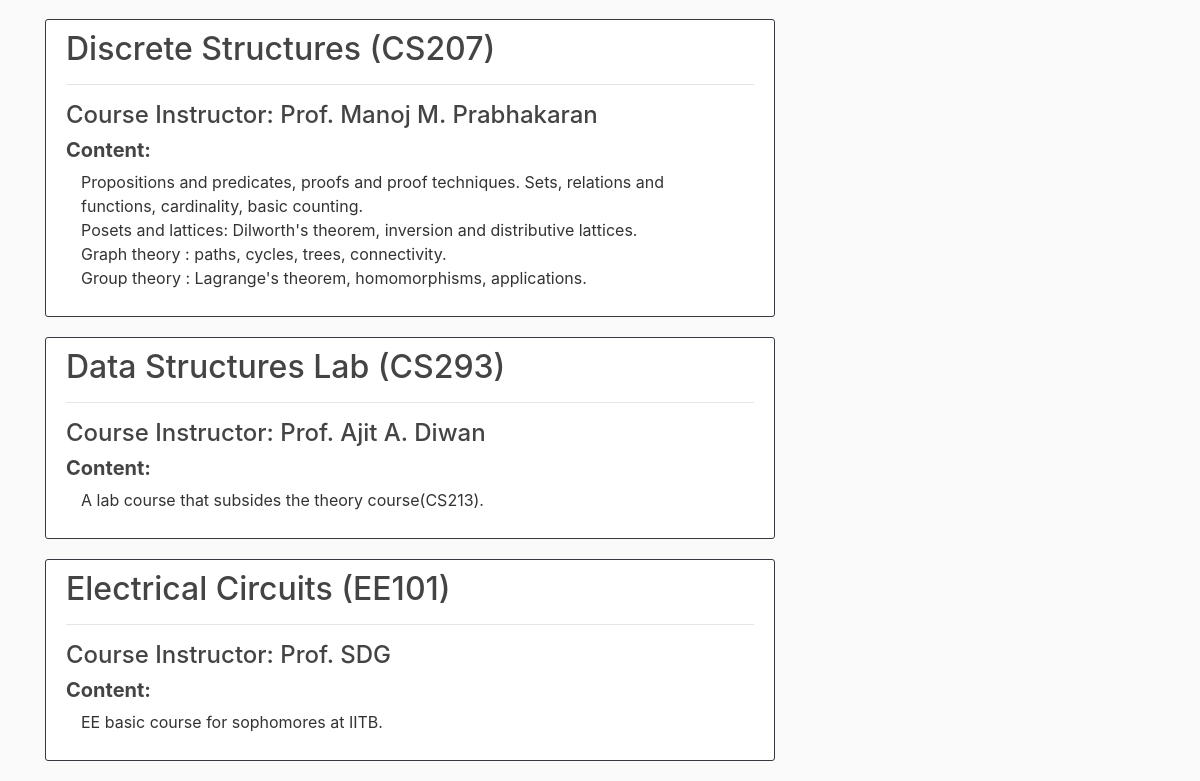
The app's page / (signed in, lower part), older data.
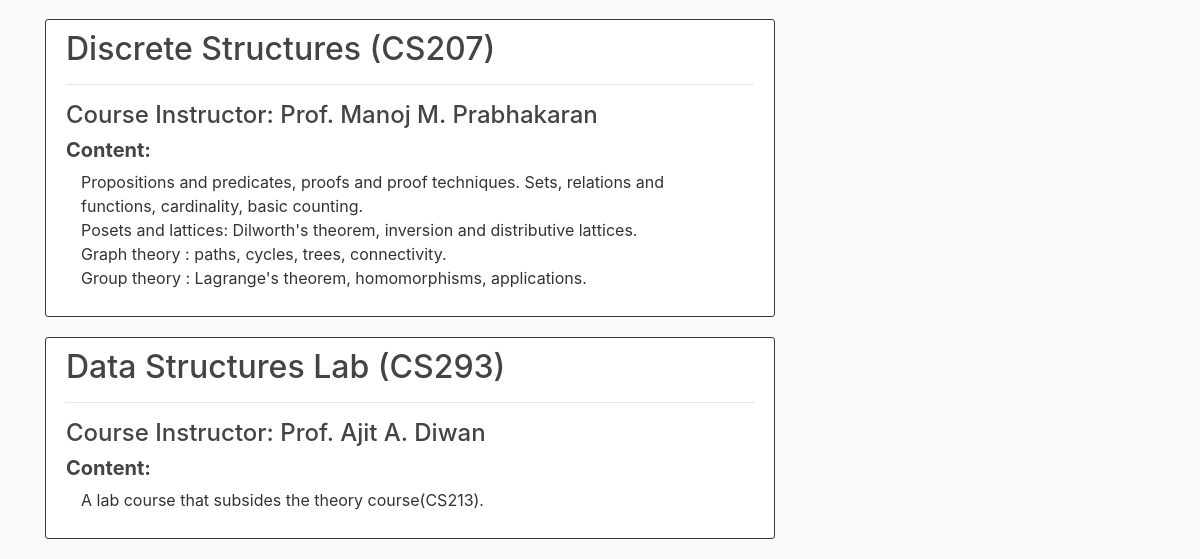
The same page, newer data.
### courses/models.py (models this page shows, shortened)
class Course(models.Model):
    course_name = models.CharField(max_length=40)
    course_instructor = models.CharField(max_length=50, default="")
    course_code = models.CharField(max_length=50)
    details = models.TextField()
    rating = models.IntegerField(default = 0)
    course_likes = models.ManyToManyField(User, related_name='likes', blank = True)
    course_dislikes = models.ManyToManyField(User, related_name='dislikes', blank = True)

### courses/views.py (the view)
# urls.py: path('', CourseListView.as_view(), name = "courses_home"),
class CourseListView(LoginRequiredMixin, ListView):
    model = Course
    template_name = "courses/home.html"
    context_object_name = "courses"
    ordering = ['-rating']

### courses/templates/courses/home.html
{% extends "courses/base.html" %}
{% block content %}
    {% for course in courses %}
        <article class="media content-section border border-dark clearfix">
            <div class="media-body">
            <h2><a class="article-title" href="{% url 'courses_detail' course.id %}">{{ course.course_name }} ({{ course.course_code }})</a></h2>
            <hr>
            <h4 class="article-content"> Course Instructor: {{ course.course_instructor }}</h4>
            <h5><b>Content:</b></h5>
            <div class = "container">
                <p class="article-content">{{ course.details }}</p>
            </div>
            </div>
        </article>
    {% endfor %}
{% endblock content %}

### courses/templates/courses/base.html (shortened to what this page needs)
{% load static %}
<!DOCTYPE html>
<html>
<head>
    <link rel="stylesheet" href="https://stackpath.bootstrapcdn.com/bootstrap/4.3.1/css/bootstrap.min.css">
    <link rel="stylesheet" type="text/css" href="{% static 'courses/main.css' %}">
    <link rel="stylesheet" href="https://cdnjs.cloudflare.com/ajax/libs/font-awesome/4.7.0/css/font-awesome.min.css">
</head>
<body>
    <main role="main" class="container">
    <div class="row">
        <div class="col-md-8">
        {% block content %}{% endblock %}
        </div>
        <div class="col-md-4">
        </div>
    </div>
    </main>
</body>
</html>

### courses/static/courses/main.css (style rules this page uses)
body { background: #fafafa; color: #333333; margin-top: 5rem; }
h1, h2, h3, h4, h5, h6 { color: #444444; }
.content-section { background: #ffffff; padding: 10px 20px; border: 1px solid #dddddd; border-radius: 3px; margin-bottom: 20px; }
.article-title { color: #444444; }
.article-content { white-space: pre-line; }

Row changes from the older to the newer data that the page shows:
removed Course: course_name "Electrical Circuits", course_code "EE101", course_instructor "Prof. SDG", details "EE basic course for sophomores at IITB."
